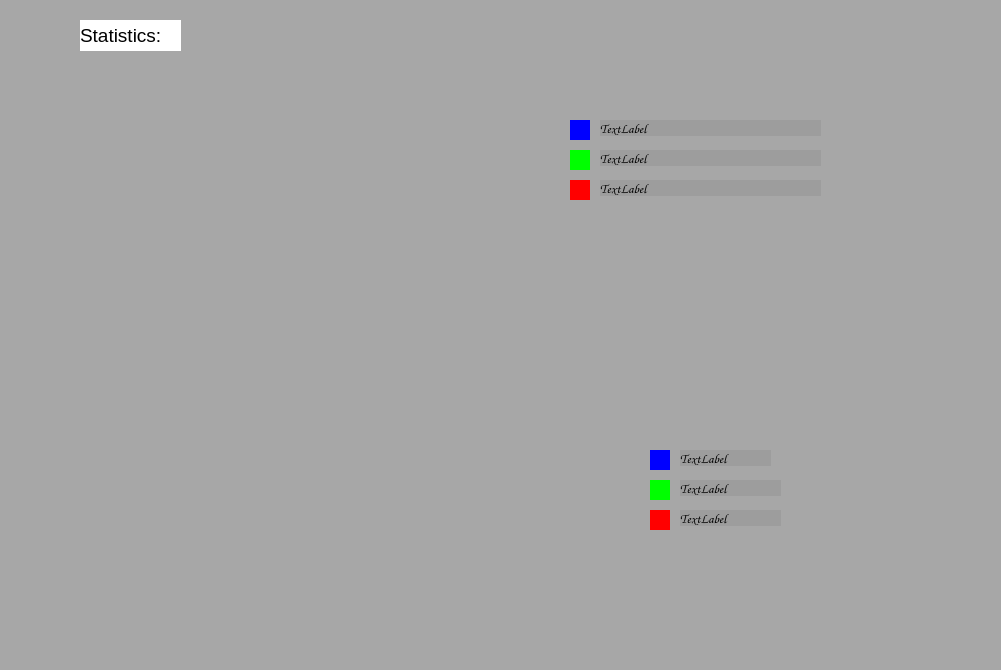
<?xml version="1.0" encoding="UTF-8"?>
<ui version="4.0">
 <class>Statis</class>
 <widget class="QDialog" name="Statis">
  <property name="geometry">
   <rect>
    <x>0</x>
    <y>0</y>
    <width>1001</width>
    <height>670</height>
   </rect>
  </property>
  <property name="windowTitle">
   <string>Dialog</string>
  </property>
  <property name="styleSheet">
   <string notr="true">background:#96969696;

</string>
  </property>
  <widget class="QLabel" name="stat1_2">
   <property name="geometry">
    <rect>
     <x>80</x>
     <y>20</y>
     <width>101</width>
     <height>31</height>
    </rect>
   </property>
   <property name="font">
    <font>
     <pointsize>14</pointsize>
    </font>
   </property>
   <property name="styleSheet">
    <string notr="true">background:white
</string>
   </property>
   <property name="text">
    <string>Statistics:</string>
   </property>
  </widget>
  <widget class="QWidget" name="widget_5" native="true">
   <property name="geometry">
    <rect>
     <x>570</x>
     <y>180</y>
     <width>20</width>
     <height>20</height>
    </rect>
   </property>
   <property name="styleSheet">
    <string notr="true">background-color: rgb(255, 0, 0);
background-image: url(:/img/ressources/rouge.jpg);</string>
   </property>
  </widget>
  <widget class="QWidget" name="widget_7" native="true">
   <property name="geometry">
    <rect>
     <x>650</x>
     <y>510</y>
     <width>20</width>
     <height>20</height>
    </rect>
   </property>
   <property name="styleSheet">
    <string notr="true">background-color: rgb(255, 0, 0);
background-image: url(:/img/ressources/rouge.jpg);</string>
   </property>
  </widget>
  <widget class="QWidget" name="widget_6" native="true">
   <property name="geometry">
    <rect>
     <x>570</x>
     <y>150</y>
     <width>20</width>
     <height>20</height>
    </rect>
   </property>
   <property name="styleSheet">
    <string notr="true">background-color: rgb(0, 255, 0);
background-image: url(:/img/ressources/vert.jpg);</string>
   </property>
  </widget>
  <widget class="QLabel" name="stat3">
   <property name="geometry">
    <rect>
     <x>680</x>
     <y>450</y>
     <width>91</width>
     <height>16</height>
    </rect>
   </property>
   <property name="font">
    <font>
     <family>Comic Sans MS</family>
     <pointsize>10</pointsize>
    </font>
   </property>
   <property name="styleSheet">
    <string notr="true"/>
   </property>
   <property name="text">
    <string>TextLabel</string>
   </property>
  </widget>
  <widget class="QWidget" name="widget_2" native="true">
   <property name="geometry">
    <rect>
     <x>650</x>
     <y>450</y>
     <width>20</width>
     <height>20</height>
    </rect>
   </property>
   <property name="styleSheet">
    <string notr="true">background-image: url(:/img/ressources/blue.jpg);
background-color: rgb(0, 0, 255);</string>
   </property>
  </widget>
  <widget class="QLabel" name="label_3">
   <property name="geometry">
    <rect>
     <x>600</x>
     <y>180</y>
     <width>221</width>
     <height>16</height>
    </rect>
   </property>
   <property name="font">
    <font>
     <family>Comic Sans MS</family>
     <pointsize>10</pointsize>
    </font>
   </property>
   <property name="text">
    <string>TextLabel</string>
   </property>
  </widget>
  <widget class="QWidget" name="widget" native="true">
   <property name="geometry">
    <rect>
     <x>570</x>
     <y>120</y>
     <width>20</width>
     <height>20</height>
    </rect>
   </property>
   <property name="styleSheet">
    <string notr="true">background-image: url(:/img/ressources/blue.jpg);
background-color: rgb(0, 0, 255);</string>
   </property>
  </widget>
  <widget class="QWidget" name="widget_8" native="true">
   <property name="geometry">
    <rect>
     <x>650</x>
     <y>480</y>
     <width>20</width>
     <height>20</height>
    </rect>
   </property>
   <property name="styleSheet">
    <string notr="true">background-color: rgb(0, 255, 0);
background-image: url(:/img/ressources/vert.jpg);</string>
   </property>
  </widget>
  <widget class="QLabel" name="stat1">
   <property name="geometry">
    <rect>
     <x>680</x>
     <y>510</y>
     <width>101</width>
     <height>16</height>
    </rect>
   </property>
   <property name="font">
    <font>
     <family>Comic Sans MS</family>
     <pointsize>10</pointsize>
    </font>
   </property>
   <property name="styleSheet">
    <string notr="true"/>
   </property>
   <property name="text">
    <string>TextLabel</string>
   </property>
  </widget>
  <widget class="QLabel" name="label_2">
   <property name="geometry">
    <rect>
     <x>600</x>
     <y>150</y>
     <width>221</width>
     <height>16</height>
    </rect>
   </property>
   <property name="font">
    <font>
     <family>Comic Sans MS</family>
     <pointsize>10</pointsize>
    </font>
   </property>
   <property name="text">
    <string>TextLabel</string>
   </property>
  </widget>
  <widget class="QLabel" name="stat2">
   <property name="geometry">
    <rect>
     <x>680</x>
     <y>480</y>
     <width>101</width>
     <height>16</height>
    </rect>
   </property>
   <property name="font">
    <font>
     <family>Comic Sans MS</family>
     <pointsize>10</pointsize>
    </font>
   </property>
   <property name="styleSheet">
    <string notr="true"/>
   </property>
   <property name="text">
    <string>TextLabel </string>
   </property>
  </widget>
  <widget class="QLabel" name="label_1">
   <property name="geometry">
    <rect>
     <x>600</x>
     <y>120</y>
     <width>221</width>
     <height>16</height>
    </rect>
   </property>
   <property name="font">
    <font>
     <family>Comic Sans MS</family>
     <pointsize>10</pointsize>
    </font>
   </property>
   <property name="styleSheet">
    <string notr="true">text:white</string>
   </property>
   <property name="text">
    <string>TextLabel</string>
   </property>
  </widget>
 </widget>
 <resources/>
 <connections/>
</ui>
